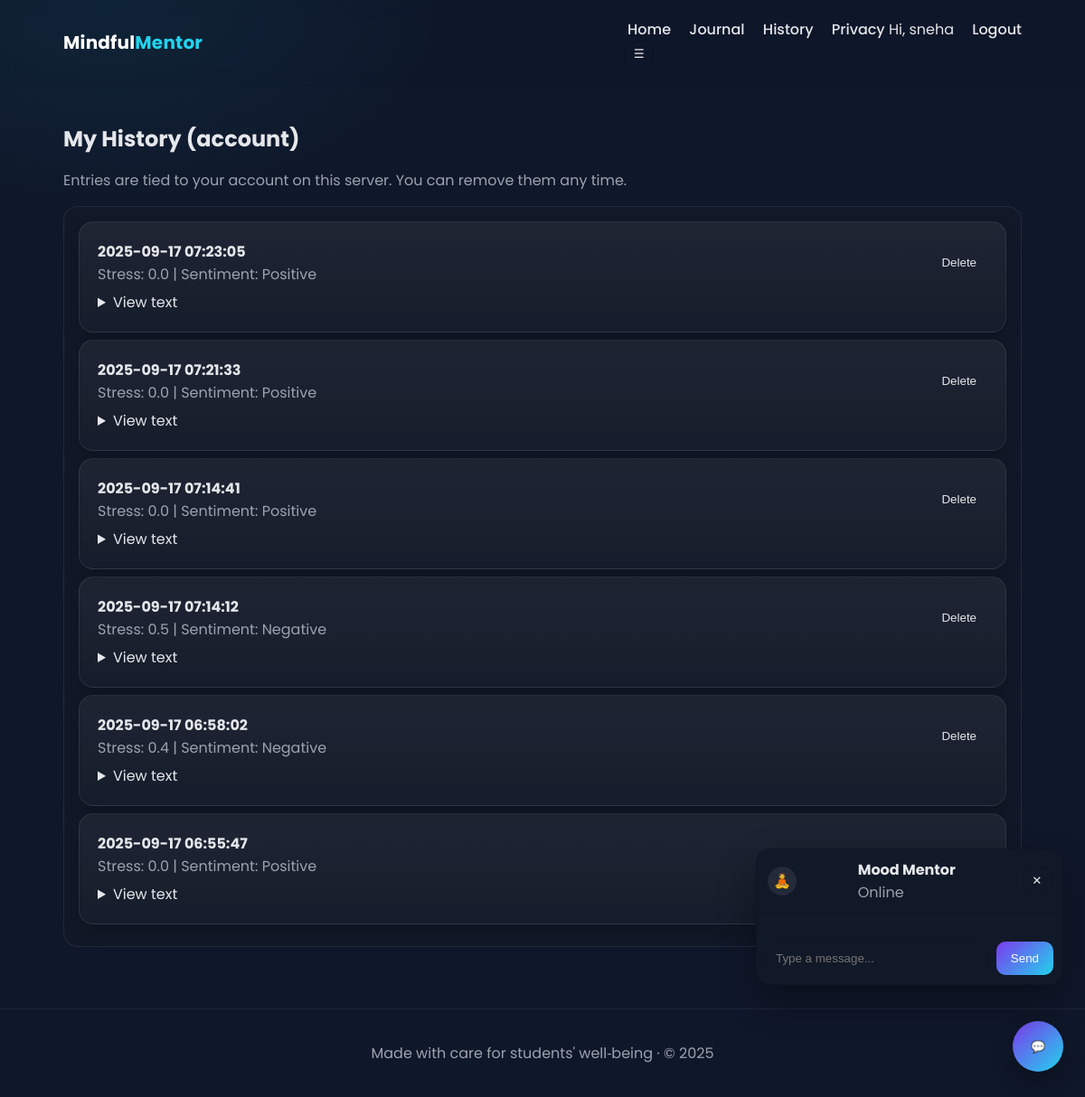
Screenshot of /history (signed in) with the database file from the repository.
### tables this page shows
CREATE TABLE users (
				id INTEGER PRIMARY KEY AUTOINCREMENT,
				username TEXT UNIQUE NOT NULL,
				password_hash TEXT NOT NULL
			);

CREATE TABLE entries (
				id INTEGER PRIMARY KEY AUTOINCREMENT,
				user_id INTEGER NOT NULL,
				text TEXT NOT NULL,
				stress_score REAL NOT NULL,
				sentiment TEXT NOT NULL,
				created_at TIMESTAMP DEFAULT CURRENT_TIMESTAMP,
				FOREIGN KEY(user_id) REFERENCES users(id)
			);

### app.py (the view)
@app.route("/history")
@login_required
def history():
	with get_db() as conn:
		rows = conn.execute(
			"SELECT id, text, stress_score, sentiment, created_at FROM entries WHERE user_id = ? ORDER BY created_at DESC",
			(current_user.id,),
		).fetchall()
	decrypted = []
	for r in rows:
		decrypted.append({
			"id": r["id"],
			"text": decrypt_text(r["text"]),
			"stress_score": r["stress_score"],
			"sentiment": r["sentiment"],
			"created_at": r["created_at"],
		})
	return render_template("history.html", entries=decrypted)

### app.py (called while the page is built)
def decrypt_text(maybe_cipher_text: str) -> str:
	if not maybe_cipher_text:
		return maybe_cipher_text
	try:
		plain = fernet.decrypt(maybe_cipher_text.encode("utf-8"))
		return plain.decode("utf-8")
	except (InvalidToken, ValueError, TypeError):
		return maybe_cipher_text

def get_db():
	conn = sqlite3.connect(DB_PATH)
	conn.row_factory = sqlite3.Row
	return conn

@login_manager.user_loader
def load_user(user_id: str):
	with get_db() as conn:
		row = conn.execute("SELECT id, username FROM users WHERE id = ?", (user_id,)).fetchone()
		return User.from_row(row)

	@staticmethod
	def from_row(row):
		return User(row["id"], row["username"]) if row else None

### templates/history.html (shortened to what this page needs)
{% extends 'base.html' %}
{% block content %}
<section class="journal">
	<h2>My History (account)</h2>
	<p class="muted">Entries are tied to your account on this server. You can remove them any time.</p>
	<div class="panel">
		{% if not entries %}
			<p class="muted">No saved entries yet.</p>
		{% else %}
			{% for e in entries %}
				<div class="card" style="margin-bottom:8px;">
					<div style="display:flex; justify-content:space-between; align-items:center; gap:8px;">
						<div>
							<strong>{{ e['created_at'] }}</strong>
							<div class="muted">Stress: {{ e['stress_score'] }} | Sentiment: {{ e['sentiment']|capitalize }}</div>
						</div>
						<form method="post" action="{{ url_for('delete_entry', entry_id=e['id']) }}">
							<button class="menu-item" type="submit">Delete</button>
						</form>
					</div>
					<details style="margin-top:6px;"><summary>View text</summary><p class="muted">{{ e['text'] }}</p></details>
				</div>
			{% endfor %}
		{% endif %}
	</div>
</section>
{% endblock %}

### templates/base.html (shortened to what this page needs)
<!DOCTYPE html>
<html lang="en">
<head>
	<link rel="stylesheet" href="{{ url_for('static', filename='css/style.css') }}" />
</head>
<body>
	<header class="site-header">
		<div class="container header-inner">
			<a class="brand" href="{{ url_for('index') }}">Mindful<span>Mentor</span></a>
			<nav class="nav">
				<a href="{{ url_for('index') }}">Home</a>
				<a href="{{ url_for('journal') }}">Journal</a>
				<a href="{{ url_for('history') }}">History</a>
				<a href="{{ url_for('privacy') }}">Privacy</a>
				{% if current_user.is_authenticated %}
					<span class="user">Hi, {{ current_user.username }}</span>
					<a href="{{ url_for('logout') }}">Logout</a>
				{% else %}
					<a href="{{ url_for('login') }}">Login</a>
					<a href="{{ url_for('signup') }}" class="btn btn-primary">Sign up</a>
				{% endif %}
				<div class="menu">
					<button id="menu-toggle" class="icon-btn" type="button" aria-label="Open settings" aria-haspopup="true" aria-expanded="false" aria-controls="menu-panel">☰</button>
				</div>
			</nav>
		</div>
	</header>
	<main class="container">
		{% block content %}{% endblock %}
	</main>
	<button id="fab-chat" class="fab" aria-label="Open Mood Mentor">💬</button>
	<div id="chat-widget" class="chat-widget" hidden>
		<div class="chat-header">
			<div class="avatar">🧘</div>
			<div>
				<strong>Mood Mentor</strong>
				<div class="muted">Online</div>
			</div>
			<button id="chat-close" class="icon-btn" aria-label="Close">✕</button>
		</div>
		<div id="chat-body" class="chat-body"></div>
		<form id="chat-send" class="chat-input" autocomplete="off">
			<input id="chat-text" type="text" placeholder="Type a message..." required />
			<button class="btn btn-primary" type="submit">Send</button>
		</form>
	</div>
	<footer class="site-footer">
		<div class="container">
			<p>Made with care for students' well‑being · © {{ 2025 }}</p>
		</div>
	</footer>
</body>
</html>

### static/css/style.css (style rules this page uses)
:root[data-theme="dark"] { --bg: #0f172a; --card: #111827; --text: #e5e7eb; --muted: #9ca3af; --primary: #7c3aed; --primary-2: #22d3ee; --accent: #a78bfa; --ring: rgba(124, 58, 237, 0.5); }
* { box-sizing: border-box; }
html, body { height: 100%; }
body { margin: 0; font-family: 'Poppins', system-ui, -apple-system, Segoe UI, Roboto, Arial; background: radial-gradient(1000px 600px at 10% 0%, rgba(34,211,238,0.08), transparent 40%), linear-gradient(180deg, var(--bg) 0%, var(--bg) 100%); color: var(--text); }
.container { max-width: 1100px; margin: 0 auto; padding: 1.25rem; }
.site-header { position: sticky; top: 0; backdrop-filter: blur(10px); background: rgba(15,23,42,0.06); border-bottom: 1px solid rgba(0,0,0,0.06); z-index: 10; }
.header-inner { display: flex; align-items: center; justify-content: space-between; }
.brand { color: white; text-decoration: none; font-weight: 700; font-size: 1.25rem; letter-spacing: 0.2px; }
.brand span { color: var(--primary-2); }
.nav a { color: var(--text); margin-left: 1rem; text-decoration: none; font-weight: 500; }
.icon-btn { background: transparent; border: 1px solid rgba(0,0,0,0.12); color: var(--text); padding: 0.4rem 0.6rem; border-radius: 8px; cursor: pointer; margin-left: 0.75rem; }
.menu { position: relative; }
.menu-item { display: block; width: 100%; background: transparent; border: 0; text-align: left; color: var(--text); padding: 0.6rem 0.75rem; border-radius: 8px; cursor: pointer; }
.site-footer { border-top: 1px solid rgba(255,255,255,0.06); margin-top: 3rem; }
.site-footer p { color: var(--muted); text-align: center; }
.card { background: linear-gradient(180deg, rgba(255,255,255,0.06), rgba(255,255,255,0.02)); border: 1px solid rgba(255,255,255,0.08); border-radius: 16px; padding: 1.25rem; box-shadow: 0 10px 20px rgba(0,0,0,0.15); }
.btn { display: inline-block; padding: 0.7rem 1rem; border-radius: 10px; background: #1f2937; color: var(--text); text-decoration: none; border: 1px solid rgba(0,0,0,0.12); transition: transform 0.05s ease, box-shadow 0.2s; }
.btn-primary { background: linear-gradient(135deg, var(--primary), var(--primary-2)); color: white; border: 0; }
.journal h2 { margin-bottom: 0.25rem; }
.muted { color: var(--muted); }
.panel { background: var(--card); border: 1px solid rgba(255,255,255,0.08); border-radius: 16px; padding: 1rem; }
.fab { position: fixed; right: 24px; bottom: 28px; width: 56px; height: 56px; border-radius: 50%; background: linear-gradient(135deg, var(--primary), var(--primary-2)); color: #fff; border: 0; box-shadow: 0 12px 24px rgba(0,0,0,0.3); cursor: pointer; z-index: 50; }
.chat-widget { position: fixed; right: 24px; bottom: 124px; width: 340px; max-height: 70vh; display: flex; flex-direction: column; background: var(--card); border: 1px solid rgba(0,0,0,0.12); border-radius: 16px; overflow: hidden; box-shadow: 0 18px 40px rgba(0,0,0,0.35); z-index: 50; }
.chat-header { display: flex; align-items: center; justify-content: space-between; gap: 8px; padding: 10px 12px; border-bottom: 1px solid rgba(0,0,0,0.12); }
.avatar { width: 32px; height: 32px; display: grid; place-items: center; border-radius: 50%; background: rgba(255,255,255,0.08); margin-right: 6px; }
.chat-body { padding: 10px; display: flex; flex-direction: column; gap: 8px; overflow: auto; }
.chat-input { display: flex; gap: 8px; padding: 10px; border-top: 1px solid rgba(0,0,0,0.12); }
.chat-input input { flex: 1; background: transparent; border: 1px solid rgba(0,0,0,0.12); border-radius: 10px; padding: 8px 10px; color: var(--text); }

### rows the page displays
users: username "sneha"
entries: created_at "2025-09-17 07:23:05", stress_score "0.0", sentiment "Positive"
entries: created_at "2025-09-17 07:21:33", stress_score "0.0", sentiment "Positive"
entries: created_at "2025-09-17 07:14:41", stress_score "0.0", sentiment "Positive"
entries: created_at "2025-09-17 07:14:12", stress_score "0.5", sentiment "Negative"
entries: created_at "2025-09-17 06:58:02", stress_score "0.4", sentiment "Negative"
entries: created_at "2025-09-17 06:55:47", stress_score "0.0", sentiment "Positive"

### other values shown
{{ 2025 }} "2025"
